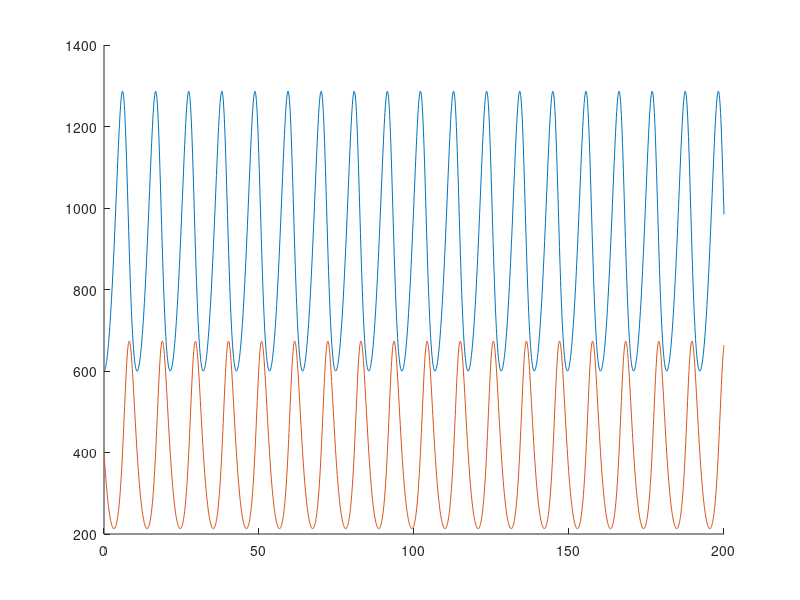

MATLAB code to generate this figure: (Note: this script raises an error after producing the figure.)
clear all

a=0.4; b=0.001; c=0.001; d=0.9; e=0.001; j=0.001; k=0.001; l=0.001; m=0.9; 
R0_1 = 600; R0_2 = 600; R0_3 = 100;
F0_1 = 400; F0_2 = 700; F0_3 = 100;
B0 = 10;
alpha=d/a; r0 = R0_1/(d/c); f0 = F0_1/(a/b);
r_grass = 5 * f0; r_sat = 5 * f0;

y0 = [R0_1, R0_2, R0_3; F0_1, F0_2, F0_3];
y0_mod = [r0, f0];
t = [0,200];
tau = t/(1/a);

rel_tol = 1e-6;
abs_tol = 1e-4;
opts = odeset('RelTol',rel_tol, 'AbsTol',abs_tol);

f = @(t, x) [a*x(1) - b*(x(1)*x(2)); c*x(1)*x(2) - d*x(2)];
g = @(t, x) [x(1)*(1-x(1)/r_grass) - x(1)*x(2)/(1 + x(1)/r_sat); alpha*(x(1)*x(2)/(1 + x(1)/r_sat) - x(2))];

h = @(t, x) [a*x(1) - b*(x(1)*x(2)) - e*(x(1)*x(3)); 
             c*x(1)*x(2) - d*x(2) - j*x(2)*x(3); 
             k*x(1)*x(3) + l*x(2)*x(3) - m*x(3)];

[T_out1, Y_out1] = ode45(f,t,y0(:,1),opts);
[T_out2, Y_out2] = ode45(f,t,y0(:,2),opts);
[T_out3, Y_out3] = ode45(f,t,y0(:,3),opts);

[T_out4, Y_out4] = ode45(g, tau, y0_mod, opts);
[T_out5, Y_out5] = ode45(h, t, [R0_1, F0_1, B0]', opts);

figure(1)
hold on
plot(T_out1, Y_out1);

xlabel('Time (t)', Interpreter='latex')
ylabel('Populations', Interpreter='latex')
legend('Rabbit pop.', 'Fox pop.', Interpreter='latex')
hold off
figure(2)
hold on
xlabel('Rabbit pop.', Interpreter='latex')
ylabel('Fox pop.', Interpreter='latex')
plot(Y_out1(:,1), Y_out1(:,2));
plot(Y_out2(:,1), Y_out2(:,2));
plot(Y_out3(:,1), Y_out3(:,2));
legend('$R_0=600,F_0=400$', '$R_0=600,F_0=700$', '$R_0=100,F_0=100$', Interpreter='latex');
hold off

figure(3)
hold on
plot(T_out4, Y_out4);
xlabel('Time (t)', Interpreter='latex')
ylabel('Populations', Interpreter='latex')
legend('Rabbit pop.', 'Fox pop.', Interpreter='latex')
hold off

figure(4)
hold on
plot(Y_out4(:,1), Y_out4(:,2));
xlabel('Rabbit pop.', Interpreter='latex')
ylabel('Fox pop.', Interpreter='latex')
hold off

figure(5)
hold on
plot(T_out5, Y_out5);
xlabel('Time (t)', Interpreter='latex')
ylabel('Populations', Interpreter='latex')
legend('Rabbit pop.', 'Fox pop.', 'Bear pop.', Interpreter='latex')
hold off

